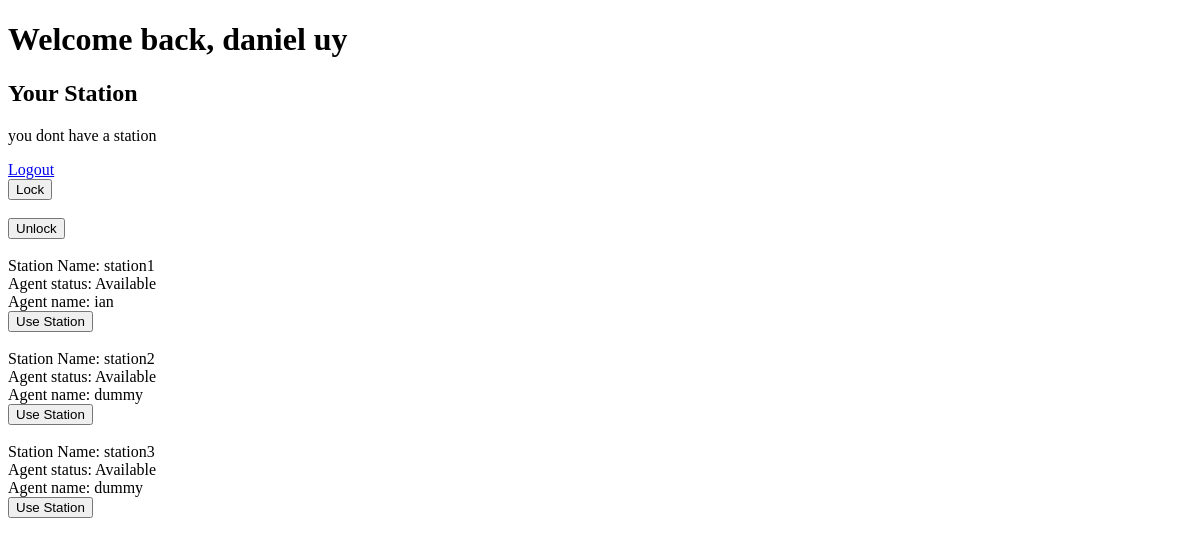
The app's page /ITPROFEL_OLDERVERSION/accountpage.php (signed in), older data.
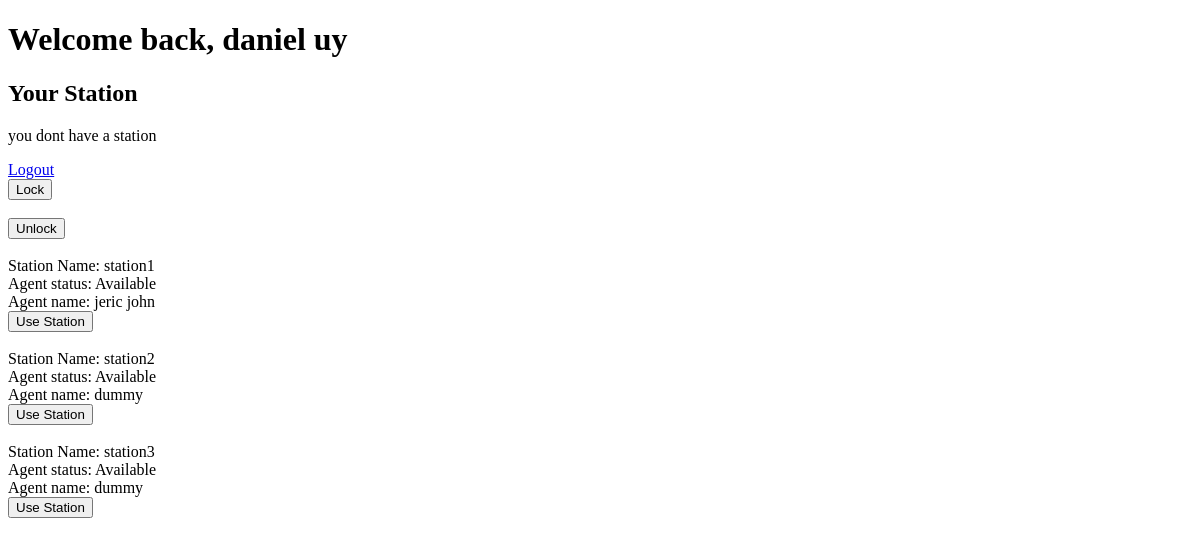
The same page, newer data.
### tables this page shows
CREATE TABLE `stations` (
  `sid` int(11) NOT NULL,
  `name` varchar(244) NOT NULL,
  `status` enum('Available','Unavailable') NOT NULL,
  `aid` int(11) NOT NULL
);

CREATE TABLE `agents` (
  `aid` int(11) NOT NULL,
  `firstname` varchar(244) NOT NULL,
  `lastname` varchar(244) NOT NULL,
  `cid` varchar(244) NOT NULL,
  `uid` int(11) NOT NULL
);

### ITPROFEL_OLDERVERSION/accountpage.php (the view, shortened to what this page needs)
<!DOCTYPE html>
<html lang="en">
<head>
</head>
<body>
    <?php
    include 'dbconnect.php';
    $uid = $_SESSION['user_id'];
    $get_agent = "SELECT * FROM agents WHERE uid=$uid";
    $result = mysqli_query($conn, $get_agent);
    $agent = mysqli_fetch_assoc($result);
    $get_station = "SELECT * FROM stations WHERE aid=" . $agent['aid'];
    $result = mysqli_query($conn, $get_station);
    $station = mysqli_fetch_assoc($result);
    $hasStation = mysqli_query($conn, $get_station);
    ?>
    <h1>Welcome back,
        <?php echo $agent['firstname'] . " " . $agent['lastname']; ?>
    </h1>
    <div class="account-info">
        <h2>Your Station</h2>
        <p>
            <?php
            if (mysqli_num_rows($hasStation) === 0) {
                $stationname = "you dont have a station";
                echo $stationname;
            } else {
                $stationname = $station['name'];
                echo $station['name'];
            }
            ?>
        </p>
    </div>
    <a href="logout.php">Logout</a>
    <br>
    <form method="post" action="lock.php">
        <input type="hidden" name="aid" value="<?php echo $agent['aid']; ?>"> <button type="submit">Lock</button>
    </form>
    <br>
    <form method="post" action="unlock.php">
        <input type="hidden" name="aid" value="<?php echo $agent['aid']; ?>"> <button type="submit">Unlock</button>
    </form>
    <div class="stations">
        <?php
        $get_stationinfo = "SELECT * FROM stations JOIN agents ON stations.aid = agents.aid";
        $result = mysqli_query($conn, $get_stationinfo);
        while ($row = mysqli_fetch_assoc($result)) {
            echo "<br>";
            $station_name = $row["name"];
            $stationaid = $row['aid'];
            echo "Station Name: " . $row['name'] . "<br>";
            echo "Agent status: " . $row['status'] . "<br>";
            echo "Agent name: " . $row['firstname'] . "<br>";
            if ($row['status'] == "Available") {
                if ($agent["aid"] == $stationaid && $station['name'] == $station_name) {
                    echo "";
                } else {
                    echo '<form method="post" action="usestation.php">';
                    echo '<button type="submit">Use Station</button>';
                    echo '</form>';
                }
            } else {
                echo "";
            }
        }
        ?>
    </div>
</body>
</html>

Row changes from the older to the newer data that the page shows:
changed stations "station1": aid.firstname "ian" → "jeric john"
